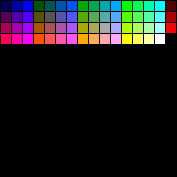
#> input picture tools/palette/pebble_colors_64.gif, 177 x 177 px; its folder holds only this picture in this run
$ python photo_prep.py palette/pebble_colors_64.gif
#> lines starting #> are read from the running program, lines starting #| are printed output that depends on the picture
#!/usr/bin/env python3
r"""photo_prep.py — v1 (S2, 27/08/2026): prepara le foto della watchface Galleria.

Produce i due formati raw definiti in apps/galleria/src/c/photo_codec.h:
  raw6  emery 200x228, 4 px -> 3 B (indice 0..63 = r2<<4|g2<<2|b2), riga 150 B, 34.200 B
  raw1  flint 144x168, 1BitPalette MSB-first (1 = bianco), riga 18 B, 3.024 B

La pipeline è la trascrizione FEDELE di quella JavaScript di
docs/ricerca/galleria/05-colore-quantizzazione.md §1.3–1.5 e §2 (la pagina di configurazione di
S6 dovrà produrre lo STESSO raw6 dalla stessa immagine 200x228): stesso fixed point x16, stesso
serpentine, stessi pesi 7/3/5/1 con >>4 (floor, come >> in JS), stesso clamp 0..4080, stessa
q(v) = min(3, (v + 42) // 85), stessa LUT 32^3 per lo spazio "sunlight".
Gli arrotondamenti che in JS sono Math.round (che arrotonda .5 verso +inf, non al pari come round()
di Python) passano da _jsround(): non usare round() nei punti della pipeline.

Dipendenze: solo stdlib + Pillow (12.1.1). Niente numpy: i loop sono in Python puro su liste piatte
di interi: ~0,2 s per foto (45.600 px), +0,2 s una volta sola per la LUT di --sunlight.

Uso tipico:
  python3 tools/photo_prep.py --out apps/galleria/resources/photos --name demo_1 \
          --preview --preview-dir /tmp/prep --stats foto.jpg
  python3 tools/photo_prep.py --stats --band-h 228,168 foto.jpg   # fascia = schermo intero (layout B)

--stats prevede il colore del testo sulla sola fascia dinamica del layout A (106 px su emery,
76 su flint) e, sotto, sulla STESSA fascia ancorata al fondo dello schermo (S14/D136 «Ora in
basso»: y 122..227 su emery, 92..167 su flint). Per gli altri casi la fascia si passa con
--band-h EMERY[,FLINT]: 228,168 = layout B a tutto schermo, 78,52 = riga singola sotto Quick View,
110 = layout A con content size ExtraLarge (solo emery: senza il secondo valore flint resta a 76).
  python3 tools/photo_prep.py --fixture apps/galleria/test/fixtures   # fixture del test C
  python3 tools/photo_prep.py --selftest                              # autotest (make pyselftest)
"""

import argparse
import hashlib
import math
import os
import re
import sys
import time
import zlib

# ---------------------------------------------------------------- costanti ---

TOOL_VERSION = 'v1'         # citata in rt_meta.h al posto della data (output riproducibile)

EMERY_W, EMERY_H = 200, 228
FLINT_W, FLINT_H = 144, 168
RAW6_BYTES = 34200          # photo_codec.h: RAW6_ROW_BYTES(150) * RAW6_H(228)
RAW1_BYTES = 3024           # photo_codec.h: RAW1_ROW_BYTES(18)  * RAW1_H(168)
EMERY_BAND_H = 106          # fascia dinamica del layout A: default di --band-h (design galleria §3.1)
FLINT_BAND_H = 76           # idem su flint (§3.3); altre fasce: --band-h 228,168 / 78,52 / 110

# Resa reale dei 64 colori sul pannello ("sunlight correction"), copiata dal dict `mapping` di
# _correct_colours in pebble_tool/commands/screenshot.py: è esattamente ciò che si vede in un
# `pebble screenshot`. Indice = (r//85)<<4 | (g//85)<<2 | b//85, cioè GColor8 & 0x3F.
SUN_RGB = (
    (  0,  0,  0), (  0, 30, 65), (  0, 67,135), (  0,104,202),
    ( 43, 74, 44), ( 39, 81, 79), ( 22, 99,141), (  0,125,206),
    ( 94,152, 96), ( 92,155,114), ( 87,165,162), ( 76,180,219),
    (142,227,145), (142,230,158), (138,235,192), (132,245,241),
    ( 74, 22, 27), ( 72, 39, 72), ( 64, 72,138), ( 47,107,204),
    ( 86, 78, 54), ( 84, 84, 84), ( 79,103,144), ( 65,128,208),
    (117,154,100), (117,157,118), (113,166,164), (105,181,221),
    (158,229,148), (157,231,160), (155,236,194), (149,246,242),
    (153, 53, 63), (152, 62, 90), (149, 86,148), (143,116,210),
    (157, 91, 77), (157, 96,100), (154,112,153), (149,135,213),
    (175,160,114), (174,163,130), (171,171,171), (167,186,226),
    (201,232,157), (201,234,167), (199,240,200), (195,249,247),
    (227, 84, 98), (226, 88,116), (225,106,163), (222,131,220),
    (230,110,107), (230,114,124), (227,127,167), (225,148,223),
    (241,170,134), (241,173,147), (239,181,184), (236,195,235),
    (255,238,171), (255,241,181), (255,246,211), (255,255,255),
)

# Palette RGB222 "cruda" (i valori che il firmware vede davvero): 0/85/170/255 esatti.
PAL_RGB = tuple((((k >> 4) & 3) * 85, ((k >> 2) & 3) * 85, (k & 3) * 85) for k in range(64))

# CRC32 della LUT 32^3 costruita da build_sun_lut(): verificato nel --selftest.
SUN_LUT_CRC32 = 0x48CBD990

LUMA_Y_WHITE_BAD = 77       # luma.h: Y > 77 -> testo bianco sotto 3:1
LUMA_Y_BLACK_BAD = 25       # luma.h: Y < 25 -> testo nero sotto 3:1
LUMA_Y_CROSSOVER = 46       # luma.h: parita' di contrasto bianco/nero
LUMA_HALO_PCT = 15          # luma.h: dal 15 % di pixel in conflitto in su -> contorno (D140)

# Fixture del test C (rt = round trip), vedi --fixture.
RT_W, RT_H = 40, 12
RT1_W, RT1_H = 24, 8


def _srgb_to_linear(c):
    """Canale sRGB 0..255 -> lineare 0..1 (WCAG)."""
    v = c / 255.0
    return v / 12.92 if v <= 0.04045 else ((v + 0.055) / 1.055) ** 2.4


def _build_lum_sun():
    """Y percettiva (0..255) della resa sunlight dei 64 colori: la tabella LUMA_SUN di luma.c."""
    out = []
    for r, g, b in SUN_RGB:
        y = 0.2126 * _srgb_to_linear(r) + 0.7152 * _srgb_to_linear(g) + 0.0722 * _srgb_to_linear(b)
        out.append(int(round(255.0 * y)))
    return tuple(out)


LUM_SUN = _build_lum_sun()

# Valore atteso (deve coincidere con LUMA_SUN[] di src/c/luma.c): controllato nel --selftest.
LUM_SUN_EXPECTED = (
    0, 3, 15, 36, 14, 18, 28, 49, 65, 69, 80, 100, 160, 165, 175, 195,
    5, 8, 19, 39, 20, 23, 34, 54, 71, 74, 85, 105, 167, 170, 181, 201,
    25, 28, 39, 59, 39, 42, 53, 73, 90, 94, 104, 125, 185, 189, 201, 219,
    60, 62, 74, 94, 74, 77, 87, 108, 125, 129, 140, 160, 218, 223, 234, 255,
)


# ------------------------------------------------------------- primitive ----

def _jsround(x):
    """Math.round di JS: .5 arrotondato verso +infinito (round() di Python arrotonda al pari)."""
    return math.floor(x + 0.5)


def tone_lut(gamma=1.0, lift=0.0):
    """LUT di tono per il MiP (§1.3): t[i] = round(255 * (min(1, lift + (1-lift)*i/255))^gamma).
    gamma 1.0 e lift 0.0 danno l'identità."""
    return [_jsround(255.0 * math.pow(min(1.0, lift + (1.0 - lift) * i / 255.0), gamma))
            for i in range(256)]


def pack6(idx, npix=None):
    """Indici 0..63 -> raw6 (§1.5): 4 px -> 3 B MSB-first. Un ultimo gruppo incompleto viene
    completato con 0 (come raw6_pack di photo_codec.c)."""
    if npix is None:
        npix = len(idx)
    out = bytearray(((npix + 3) // 4) * 3)
    o = 0
    for i in range(0, npix, 4):
        a = idx[i] & 63
        b = idx[i + 1] & 63 if i + 1 < npix else 0
        c = idx[i + 2] & 63 if i + 2 < npix else 0
        d = idx[i + 3] & 63 if i + 3 < npix else 0
        out[o] = (a << 2) | (b >> 4)
        out[o + 1] = ((b & 15) << 4) | (c >> 2)
        out[o + 2] = ((c & 3) << 6) | d
        o += 3
    return bytes(out)


# [12 lines left out: function unpack6, not called in this run]


def pack1(bits, w, h):
    """Pixel 0/1 -> raw1: 1BitPalette MSB-first, pixel x nel bit 0x80 >> (x & 7) del byte x//8,
    riga (w+7)//8 byte, 1 = bianco (design §4.4). NON è il packing LSB-first di
    GBitmapFormat1Bit."""
    stride = (w + 7) // 8
    out = bytearray(stride * h)
    for y in range(h):
        base = y * stride
        row = y * w
        for x in range(w):
            if bits[row + x]:
                out[base + (x >> 3)] |= 0x80 >> (x & 7)
    return bytes(out)


# [26 lines left out: function build_sun_lut, not called in this run]


_SUN_LUT_CACHE = None


# [6 lines left out: function sun_lut, not called in this run]


def _quant_raw(r, g, b):
    """Colore di palette più vicino in RGB: per canale, nessuna ricerca (§1.4)."""
    qr = 3 if r + 42 >= 255 else (r + 42) // 85
    qg = 3 if g + 42 >= 255 else (g + 42) // 85
    qb = 3 if b + 42 >= 255 else (b + 42) // 85
    return (qr << 4) | (qg << 2) | qb


# --------------------------------------------------------- dithering 64 ----

def dither_fs(px, w, h, lut=None):
    """Floyd-Steinberg serpentine, fixed point x16, errore su due righe (§1.4).
    px = byte RGB piatti (w*h*3). lut = None -> quantizzazione nello spazio RGB crudo;
    altrimenti LUT 32^3 e diffusione dell'errore rispetto alla RESA (--sunlight)."""
    idx = bytearray(w * h)
    tgt = SUN_RGB if lut is not None else PAL_RGB
    cur = [0] * ((w + 2) * 3)
    nxt = [0] * ((w + 2) * 3)
    for y in range(h):
        ltr = (y & 1) == 0
        d = 1 if ltr else -1
        row = y * w
        for i in range(w):
            x = i if ltr else w - 1 - i
            p = (row + x) * 3
            e = (x + 1) * 3
            r = px[p] * 16 + cur[e]
            g = px[p + 1] * 16 + cur[e + 1]
            b = px[p + 2] * 16 + cur[e + 2]
            if r < 0:
                r = 0
            elif r > 4080:
                r = 4080
            if g < 0:
                g = 0
            elif g > 4080:
                g = 4080
            if b < 0:
                b = 0
            elif b > 4080:
                b = 4080
            rr = r >> 4
            gg = g >> 4
            bb = b >> 4
            if lut is not None:
                k = lut[((rr >> 3) << 10) | ((gg >> 3) << 5) | (bb >> 3)]
            else:
                k = _quant_raw(rr, gg, bb)
            idx[row + x] = k
            t = tgt[k]
            er = r - t[0] * 16
            eg = g - t[1] * 16
            eb = b - t[2] * 16
            a = (x + 1 + d) * 3
            c = (x + 1 - d) * 3
            cur[a] += er * 7 >> 4
            cur[a + 1] += eg * 7 >> 4
            cur[a + 2] += eb * 7 >> 4
            nxt[c] += er * 3 >> 4
            nxt[c + 1] += eg * 3 >> 4
            nxt[c + 2] += eb * 3 >> 4
            nxt[e] += er * 5 >> 4
            nxt[e + 1] += eg * 5 >> 4
            nxt[e + 2] += eb * 5 >> 4
            nxt[a] += er >> 4
            nxt[a + 1] += eg >> 4
            nxt[a + 2] += eb >> 4
        cur, nxt = nxt, cur
        nxt = [0] * ((w + 2) * 3)
    return idx


_BAYER4 = (0, 8, 2, 10, 12, 4, 14, 6, 3, 11, 1, 9, 15, 7, 13, 5)


# [35 lines left out: functions dither_bayer, dither_none, not called in this run]


# ----------------------------------------------------------- dithering 1 ----

def to_gray16(px, w, h, tone):
    """Grigio Rec.709 intero ((54R + 183G + 19B) >> 8, i pesi sommano a 256), LUT di tono, x16
    (§2)."""
    g = [0] * (w * h)
    for i in range(w * h):
        p = i * 3
        g[i] = tone[(54 * px[p] + 183 * px[p + 1] + 19 * px[p + 2]) >> 8] * 16
    return g


def dither1_fs(g, w, h):
    """Floyd-Steinberg serpentine a 1 bit, fixed point x16, soglia 2048 (§2). g è modificata."""
    bits = bytearray(w * h)
    for y in range(h):
        ltr = (y & 1) == 0
        d = 1 if ltr else -1
        row = y * w
        nrow = row + w
        for i in range(w):
            x = i if ltr else w - 1 - i
            k = row + x
            v = g[k]
            if v >= 2048:
                bits[k] = 1
                e = v - 4080
            else:
                e = v
            xa = x + d
            xc = x - d
            if 0 <= xa < w:
                g[row + xa] += e * 7 >> 4
            if y + 1 < h:
                if 0 <= xc < w:
                    g[nrow + xc] += e * 3 >> 4
                g[nrow + x] += e * 5 >> 4
                if 0 <= xa < w:
                    g[nrow + xa] += e >> 4
    return bits


_ATKINSON = ((1, 0), (2, 0), (-1, 1), (0, 1), (1, 1), (0, 2))


# [33 lines left out: functions dither1_atkinson, dither1_none, not called in this run]


# --------------------------------------------------------------- ritagli ----

def fit_rect(sw, sh, aw, ah):
    """Rettangolo più grande con rapporto aw:ah che sta in sw x sh (si riduce il lato lungo)."""
    if sw * ah >= sh * aw:
        h = sh
        w = sh * aw // ah
    else:
        w = sw
        h = sw * ah // aw
    return max(1, min(w, sw)), max(1, min(h, sh))


def crop_rect(sw, sh, arg):
    """Rettangolo di crop per emery (rapporto 200:228). arg = None -> centrato e più grande
    possibile; arg = (X, Y, W, H) in pixel sorgente -> ritagliato all'immagine, rapporto forzato
    riducendo il lato lungo e ricentrato dentro il rettangolo chiesto."""
    if arg is None:
        w, h = fit_rect(sw, sh, EMERY_W, EMERY_H)
        return (sw - w) // 2, (sh - h) // 2, w, h
    x, y, w, h = arg
    x = max(0, min(x, sw - 1))
    y = max(0, min(y, sh - 1))
    w = max(1, min(w, sw - x))
    h = max(1, min(h, sh - y))
    fw, fh = fit_rect(w, h, EMERY_W, EMERY_H)
    return x + (w - fw) // 2, y + (h - fh) // 2, fw, fh


def flint_rect(rect):
    """Sotto-rettangolo centrato con rapporto 144:168 dentro il rettangolo di crop di emery."""
    x, y, w, h = rect
    fw, fh = fit_rect(w, h, FLINT_W, FLINT_H)
    return x + (w - fw) // 2, y + (h - fh) // 2, fw, fh


# ----------------------------------------------------------------- stats ----

# [58 lines left out: functions stats_emery, stats_flint, _decide, stats_rows, not called in this run]


# ----------------------------------------------------------- utilità I/O ----

def _it(n):
    """Numero con il punto come separatore delle migliaia."""
    return '{:,}'.format(n).replace(',', '.')


def _pct(n, tot):
    return 100.0 * n / tot if tot else 0.0


def _write(path, data):
    with open(path, 'wb') as f:
        f.write(data)
    return len(data)


def _safe_name(path):
    base = os.path.splitext(os.path.basename(path))[0]
    return ''.join(c if (c.isalnum() or c in '._-') else '_' for c in base) or 'foto'


def output_names(paths, forced=None):
    """(nomi, errore): nome base di uscita per ogni input. Errore se due input darebbero gli
    stessi .raw6/.raw1 (finirebbero sovrascritti in silenzio), cfr. --name con più input."""
    names = [forced if forced else _safe_name(p) for p in paths]
    visti = {}
    for path, name in zip(paths, names):
        if name in visti:
            return names, ('ERRORE: "%s" e "%s" scriverebbero gli stessi %s.raw6/%s.raw1: '
                           'rinomina un input, oppure elaborali uno alla volta con --name'
                           % (visti[name], path, name, name))
        visti[name] = path
    return names, None


def validate_ranges(gamma, lift):
    """Messaggio d'errore per gamma/lift fuori intervallo, o None. Condizioni scritte in
    negativo apposta: con `gamma <= 0` un NaN passerebbe (ogni confronto con NaN è falso) e
    schianterebbe più avanti in _jsround()."""
    if not 0.0 <= lift <= 1.0:
        return 'ERRORE: --lift deve stare fra 0 e 1'
    if not gamma > 0.0:
        return 'ERRORE: --gamma deve essere positivo'
    return None


# [16 lines left out: functions _preview_emery, _preview_flint, not called in this run]


# -------------------------------------------------------------- pipeline ----

def process(path, name, args):
    """Converte una foto: scrive <name>.raw6 e <name>.raw1 (+ anteprime e .idx) e stampa il resoconto."""
#> called with path = 'palette/pebble_colors_64.gif', name = 'pebble_colors_64'
    from PIL import Image, ImageOps
    t0 = time.time()
    src = Image.open(path)
#> src is the input picture: PIL image 177x177 P; mean R, G, B 26, 26, 26
    src = ImageOps.exif_transpose(src) or src
    src = src.convert('RGB')
    sw, sh = src.size

    rect = crop_rect(sw, sh, args.crop)
    frect = flint_rect(rect)
    tone = bytes(tone_lut(args.gamma, args.lift))
    lut = sun_lut() if args.sunlight else None

    # --- emery: crop -> 200x228 LANCZOS -> LUT di tono per canale -> dithering -> pack6
    ce = src.crop((rect[0], rect[1], rect[0] + rect[2], rect[1] + rect[3]))
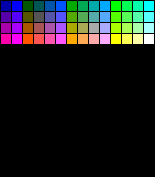
#> ce: PIL image 155x177 RGB; mean R, G, B 26, 29.7, 28.5
    ce = ce.resize((EMERY_W, EMERY_H), Image.Resampling.LANCZOS)
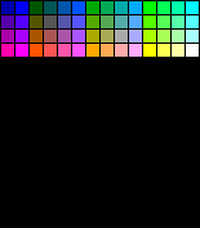
#> ce: PIL image 200x228 RGB; mean R, G, B 25.8, 29.3, 28.2
    px = ce.tobytes().translate(tone)
    if args.dither == 'fs':
        idx = dither_fs(px, EMERY_W, EMERY_H, lut)
#> (the rest of the program and of its run is left out)
